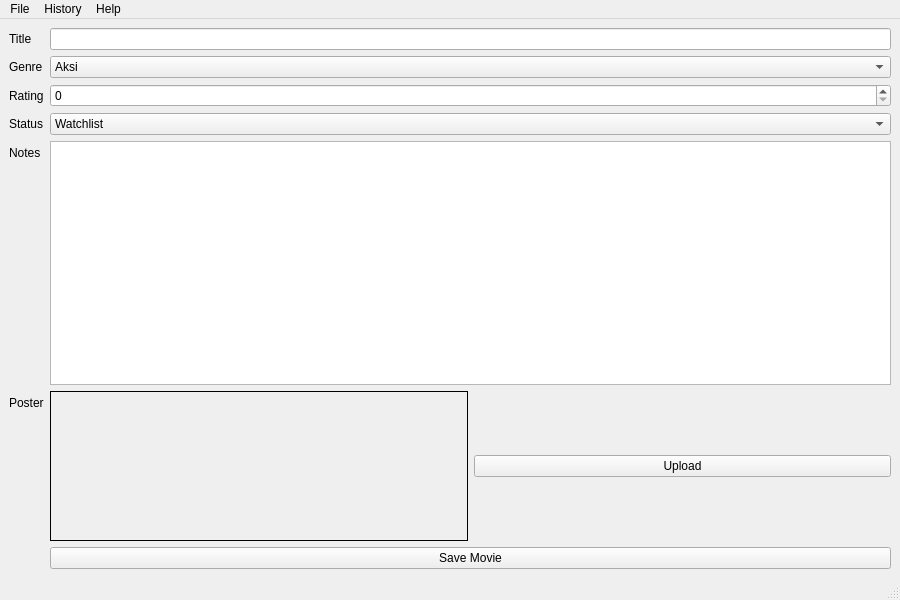
<?xml version="1.0" encoding="UTF-8"?>
<ui version="4.0">
 <class>MainWindow</class>
 <widget class="QMainWindow" name="MainWindow">
  <property name="geometry">
   <rect>
    <x>0</x>
    <y>0</y>
    <width>900</width>
    <height>600</height>
   </rect>
  </property>
  <property name="windowTitle">
   <string>CineTrack</string>
  </property>
  <widget class="QWidget" name="centralwidget">
   <layout class="QVBoxLayout" name="mainLayout">
    <item>
     <layout class="QFormLayout" name="formLayout">
      <item row="0" column="0">
       <widget class="QLabel" name="labelTitle">
        <property name="text">
         <string>Title</string>
        </property>
       </widget>
      </item>
      <item row="0" column="1">
       <widget class="QLineEdit" name="inputTitle"/>
      </item>
      <item row="1" column="0">
       <widget class="QLabel" name="labelGenre">
        <property name="text">
         <string>Genre</string>
        </property>
       </widget>
      </item>
      <item row="1" column="1">
       <widget class="QComboBox" name="inputGenre">
        <item>
         <property name="text">
          <string>Aksi</string>
         </property>
        </item>
        <item>
         <property name="text">
          <string>Komedi</string>
         </property>
        </item>
        <item>
         <property name="text">
          <string>Drama</string>
         </property>
        </item>
        <item>
         <property name="text">
          <string>Fantasi</string>
         </property>
        </item>
        <item>
         <property name="text">
          <string>Horor</string>
         </property>
        </item>
        <item>
         <property name="text">
          <string>Sci-Fi</string>
         </property>
        </item>
        <item>
         <property name="text">
          <string>Thriller</string>
         </property>
        </item>
       </widget>
      </item>
      <item row="2" column="0">
       <widget class="QLabel" name="labelRating">
        <property name="text">
         <string>Rating</string>
        </property>
       </widget>
      </item>
      <item row="2" column="1">
       <widget class="QSpinBox" name="inputRating">
        <property name="maximum">
         <number>10</number>
        </property>
       </widget>
      </item>
      <item row="3" column="0">
       <widget class="QLabel" name="labelStatus">
        <property name="text">
         <string>Status</string>
        </property>
       </widget>
      </item>
      <item row="3" column="1">
       <widget class="QComboBox" name="inputStatus">
        <item>
         <property name="text">
          <string>Watchlist</string>
         </property>
        </item>
        <item>
         <property name="text">
          <string>Watched</string>
         </property>
        </item>
       </widget>
      </item>
      <item row="4" column="0">
       <widget class="QLabel" name="labelNotes">
        <property name="text">
         <string>Notes</string>
        </property>
       </widget>
      </item>
      <item row="4" column="1">
       <widget class="QTextEdit" name="inputNotes"/>
      </item>
      <item row="5" column="0">
       <widget class="QLabel" name="labelPoster">
        <property name="text">
         <string>Poster</string>
        </property>
       </widget>
      </item>
      <item row="5" column="1">
       <layout class="QHBoxLayout" name="posterLayout">
        <item>
         <widget class="QLabel" name="posterPreview">
          <property name="minimumSize">
           <size>
            <width>100</width>
            <height>150</height>
           </size>
          </property>
          <property name="frameShape">
           <enum>QFrame::Box</enum>
          </property>
         </widget>
        </item>
        <item>
         <widget class="QPushButton" name="btnUploadPoster">
          <property name="text">
           <string>Upload</string>
          </property>
         </widget>
        </item>
       </layout>
      </item>
      <item row="6" column="1">
       <widget class="QPushButton" name="btnSaveMovie">
        <property name="text">
         <string>Save Movie</string>
        </property>
       </widget>
      </item>
     </layout>
    </item>
   </layout>
  </widget>
  <widget class="QMenuBar" name="menubar">
   <property name="geometry">
    <rect>
     <x>0</x>
     <y>0</y>
     <width>900</width>
     <height>22</height>
    </rect>
   </property>
   <widget class="QMenu" name="menuFile">
    <property name="title">
     <string>File</string>
    </property>
    <addaction name="actionSave"/>
    <addaction name="actionExit"/>
   </widget>
   <widget class="QMenu" name="menuHistory">
    <property name="title">
     <string>History</string>
    </property>
    <addaction name="actionOpenHistory"/>
    <addaction name="actionExportCSV"/>
    <addaction name="actionDeleteAll"/>
   </widget>
   <widget class="QMenu" name="menuHelp">
    <property name="title">
     <string>Help</string>
    </property>
    <addaction name="actionAbout"/>
   </widget>
   <addaction name="menuFile"/>
   <addaction name="menuHistory"/>
   <addaction name="menuHelp"/>
  </widget>
  <widget class="QStatusBar" name="statusbar"/>
  <action name="actionSave">
   <property name="text">
    <string>Save</string>
   </property>
  </action>
  <action name="actionExit">
   <property name="text">
    <string>Exit</string>
   </property>
  </action>
  <action name="actionOpenHistory">
   <property name="text">
    <string>View Movie History</string>
   </property>
  </action>
  <action name="actionExportCSV">
   <property name="text">
    <string>Export to CSV</string>
   </property>
  </action>
  <action name="actionDeleteAll">
   <property name="text">
    <string>Delete All</string>
   </property>
  </action>
  <action name="actionAbout">
   <property name="text">
    <string>About</string>
   </property>
  </action>
 </widget>
 <resources/>
 <connections/>
</ui>
